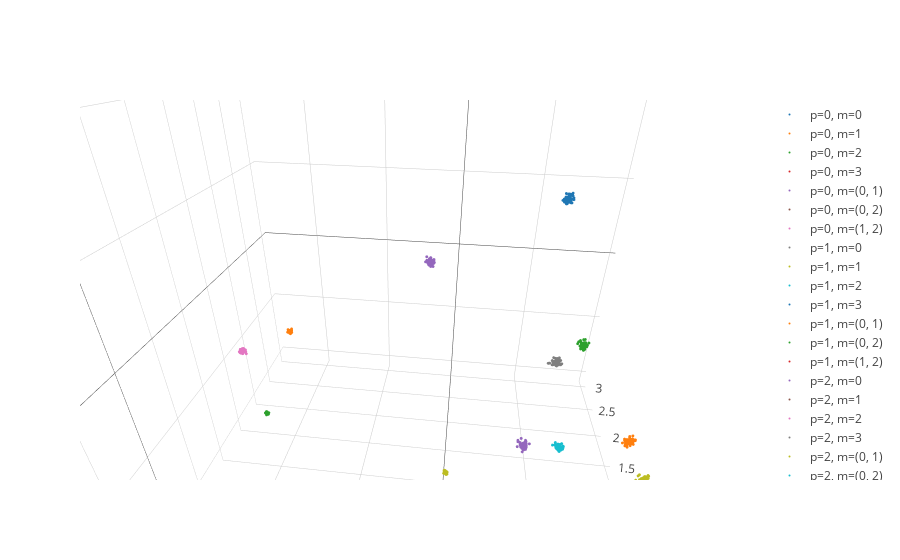

Notebook code cell kept with this figure:
### Code cell
import plotly
import plotly.offline
import plotly.graph_objs as go

reduced_data = pca.transform(data)[:, :3]
colors = ['blue', 'red', 'green', 'purple']
traces = []
for name, data in dataset.items():
    reduced_data = pca.transform(data)
    traces.append(go.Scatter3d(
        x=reduced_data[:, 0],
        y=reduced_data[:, 1],
        z=reduced_data[:, 2],
        mode='markers',
        name=name,
        marker=dict(size=1)
    ))

plotly.offline.iplot(traces)
